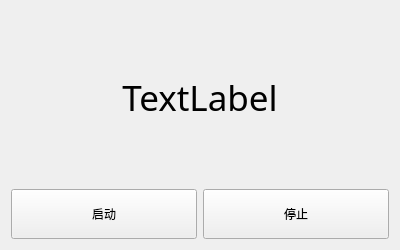
<?xml version="1.0" encoding="UTF-8"?>
<ui version="4.0">
 <class>Showtime</class>
 <widget class="QWidget" name="Showtime">
  <property name="geometry">
   <rect>
    <x>0</x>
    <y>0</y>
    <width>400</width>
    <height>250</height>
   </rect>
  </property>
  <property name="windowTitle">
   <string>Showtime</string>
  </property>
  <property name="styleSheet">
   <string notr="true"/>
  </property>
  <layout class="QVBoxLayout" name="verticalLayout">
   <item>
    <widget class="QLabel" name="label">
     <property name="font">
      <font>
       <family>Agency FB</family>
       <pointsize>26</pointsize>
      </font>
     </property>
     <property name="locale">
      <locale language="Chinese" country="China"/>
     </property>
     <property name="text">
      <string>TextLabel</string>
     </property>
     <property name="alignment">
      <set>Qt::AlignCenter</set>
     </property>
    </widget>
   </item>
   <item>
    <layout class="QHBoxLayout" name="horizontalLayout">
     <item>
      <widget class="QPushButton" name="startBtn">
       <property name="minimumSize">
        <size>
         <width>0</width>
         <height>50</height>
        </size>
       </property>
       <property name="text">
        <string>启动</string>
       </property>
      </widget>
     </item>
     <item>
      <widget class="QPushButton" name="stopBtn">
       <property name="minimumSize">
        <size>
         <width>0</width>
         <height>50</height>
        </size>
       </property>
       <property name="text">
        <string>停止</string>
       </property>
      </widget>
     </item>
    </layout>
   </item>
  </layout>
 </widget>
 <resources/>
 <connections/>
</ui>
